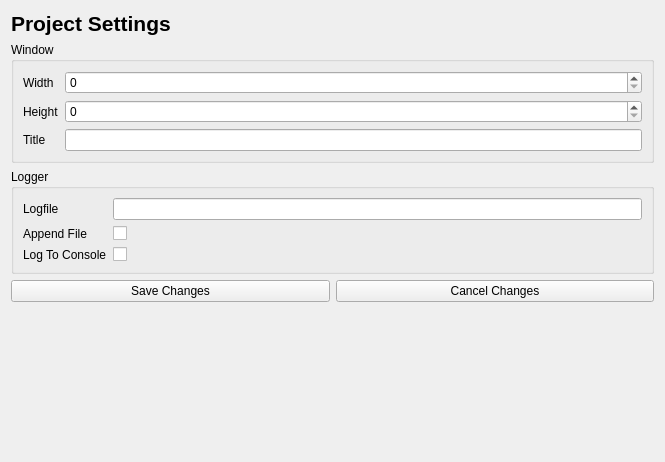
<?xml version="1.0" encoding="UTF-8"?>
<ui version="4.0">
 <class>Form</class>
 <widget class="QWidget" name="Form">
  <property name="geometry">
   <rect>
    <x>0</x>
    <y>0</y>
    <width>665</width>
    <height>462</height>
   </rect>
  </property>
  <property name="windowTitle">
   <string>Form</string>
  </property>
  <layout class="QVBoxLayout" name="verticalLayout_3">
   <item>
    <layout class="QHBoxLayout" name="horizontalLayout">
     <item>
      <widget class="QLabel" name="label">
       <property name="font">
        <font>
         <pointsize>16</pointsize>
         <bold>true</bold>
        </font>
       </property>
       <property name="text">
        <string>Project Settings</string>
       </property>
      </widget>
     </item>
     <item>
      <spacer name="horizontalSpacer">
       <property name="orientation">
        <enum>Qt::Orientation::Horizontal</enum>
       </property>
       <property name="sizeHint" stdset="0">
        <size>
         <width>40</width>
         <height>20</height>
        </size>
       </property>
      </spacer>
     </item>
    </layout>
   </item>
   <item>
    <widget class="QGroupBox" name="groupBox">
     <property name="title">
      <string>Window</string>
     </property>
     <layout class="QVBoxLayout" name="verticalLayout">
      <item>
       <layout class="QFormLayout" name="formLayout">
        <item row="0" column="0">
         <widget class="QLabel" name="label_2">
          <property name="text">
           <string>Width</string>
          </property>
         </widget>
        </item>
        <item row="1" column="0">
         <widget class="QLabel" name="label_3">
          <property name="text">
           <string>Height</string>
          </property>
         </widget>
        </item>
        <item row="0" column="1">
         <widget class="QSpinBox" name="windowWidth">
          <property name="maximum">
           <number>16384</number>
          </property>
         </widget>
        </item>
        <item row="1" column="1">
         <widget class="QSpinBox" name="windowHeight">
          <property name="maximum">
           <number>16384</number>
          </property>
         </widget>
        </item>
        <item row="2" column="0">
         <widget class="QLabel" name="label_4">
          <property name="text">
           <string>Title</string>
          </property>
         </widget>
        </item>
        <item row="2" column="1">
         <widget class="QLineEdit" name="windowTitle"/>
        </item>
       </layout>
      </item>
     </layout>
    </widget>
   </item>
   <item>
    <widget class="QGroupBox" name="groupBox_2">
     <property name="title">
      <string>Logger</string>
     </property>
     <layout class="QVBoxLayout" name="verticalLayout_2">
      <item>
       <layout class="QFormLayout" name="formLayout_2">
        <item row="0" column="0">
         <widget class="QLabel" name="label_5">
          <property name="text">
           <string>Logfile</string>
          </property>
         </widget>
        </item>
        <item row="1" column="0">
         <widget class="QLabel" name="label_6">
          <property name="text">
           <string>Append File</string>
          </property>
         </widget>
        </item>
        <item row="2" column="0">
         <widget class="QLabel" name="label_7">
          <property name="text">
           <string>Log To Console</string>
          </property>
         </widget>
        </item>
        <item row="1" column="1">
         <widget class="QCheckBox" name="appendLogfile">
          <property name="text">
           <string/>
          </property>
         </widget>
        </item>
        <item row="2" column="1">
         <widget class="QCheckBox" name="logToConsole">
          <property name="text">
           <string/>
          </property>
         </widget>
        </item>
        <item row="0" column="1">
         <widget class="QLineEdit" name="logfile">
          <property name="readOnly">
           <bool>true</bool>
          </property>
         </widget>
        </item>
       </layout>
      </item>
     </layout>
    </widget>
   </item>
   <item>
    <layout class="QHBoxLayout" name="horizontalLayout_2">
     <item>
      <widget class="QPushButton" name="applyChanges">
       <property name="text">
        <string>Save Changes</string>
       </property>
      </widget>
     </item>
     <item>
      <widget class="QPushButton" name="cancelChanges">
       <property name="text">
        <string>Cancel Changes</string>
       </property>
      </widget>
     </item>
    </layout>
   </item>
   <item>
    <spacer name="verticalSpacer">
     <property name="orientation">
      <enum>Qt::Orientation::Vertical</enum>
     </property>
     <property name="sizeHint" stdset="0">
      <size>
       <width>20</width>
       <height>40</height>
      </size>
     </property>
    </spacer>
   </item>
  </layout>
 </widget>
 <resources/>
 <connections/>
</ui>
